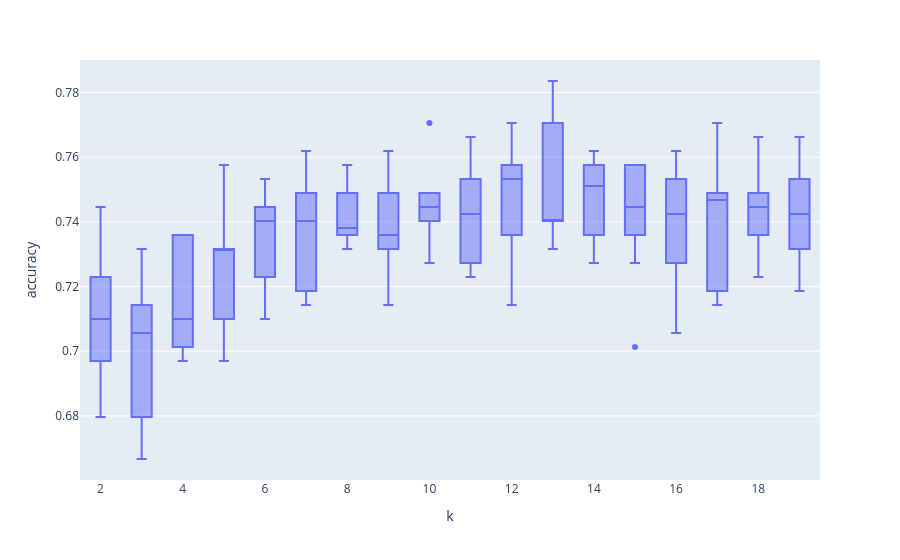

Source (notebook cell):
### Code cell
import plotly.express as px

fig = px.box(df, x="k", y="accuracy")
fig.show()

### Figure 1 — Plotly figure (JSON) as saved in the notebook; plotly's stock layout.template omitted (floating-point values rounded to 4 significant figures; data arrays with more than 128 entries replaced by an {"elided": "..."} marker saying what was removed)
{"data": [{"alignmentgroup": "True", "hovertemplate": "k=%{x}<br>accuracy=%{y}<extra></extra>", "legendgroup": "", "marker": {"color": "#636efa"}, "name": "", "notched": false, "offsetgroup": "", "orientation": "v", "showlegend": false, "type": "box", "x": {"elided": "180 int values"}, "x0": " ", "xaxis": "x", "y": {"elided": "180 float values"}, "y0": " ", "yaxis": "y"}], "layout": {"boxmode": "group", "legend": {"tracegroupgap": 0}, "margin": {"t": 60}, "xaxis": {"anchor": "y", "domain": [0.0, 1.0], "title": {"text": "k"}}, "yaxis": {"anchor": "x", "domain": [0.0, 1.0], "title": {"text": "accuracy"}}}}
